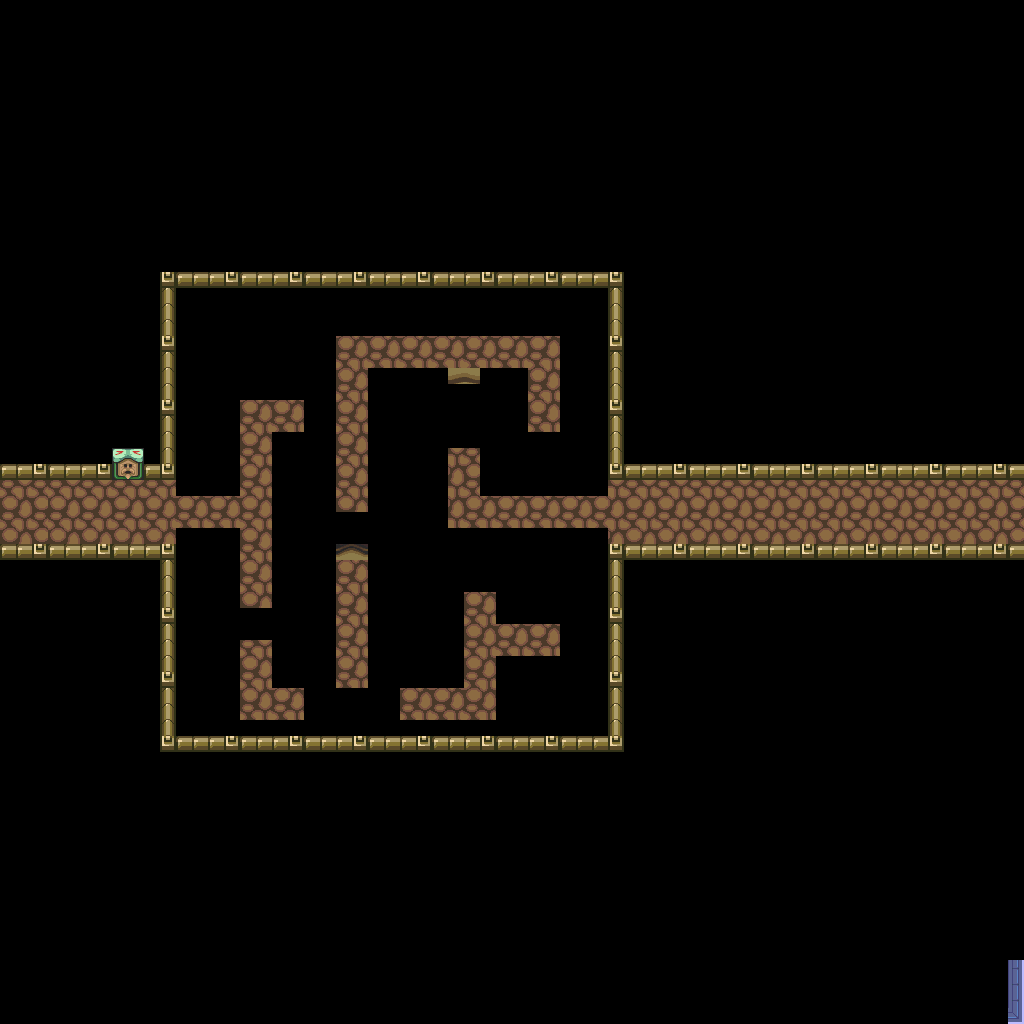

Below is a game level as drawn by its tile map, then a one-line description and the .tmx that defines it (tile-layer data replaced by summaries):
An orthogonal 64x64 tile map with 16x16 px tiles, 1 tile layer (base), 1 hidden layer not drawn and 9 objects.

<map version="1.10" tiledversion="1.12.1" orientation="orthogonal" renderorder="right-down" width="64" height="64" tilewidth="16" tileheight="16" infinite="0" nextlayerid="3" nextobjectid="10">
 <tileset firstgid="1" source="../classiciphone_pics4.tsx" />
 <layer id="1" name="base" width="64" height="64">
  <data>[4096 cells, 4096 non-empty, 18 distinct tile ids]</data>
 </layer>
 <layer id="2" name="collision" width="64" height="64" visible="0">
  <properties><property name="collision" value="true" /></properties>
  <data>[4096 cells, 3764 non-empty, 1 distinct tile ids]</data>
 </layer>
 <objectgroup id="3" name="npcs">
  <object id="1" x="544.0" y="640.0" width="16" height="16">
   <properties>
    <property name="gani" value="pics1.png" />
    <property name="script" type="string">-- Auto-converted from GraalScript
-- // NPC made by Bar Giora
-- setimgpart pics1.png,384,112,16,16;
self.dontblock = true
-- drawunderplayer;</property>
   </properties>
  </object>
  <object id="2" x="496.0" y="624.0" width="16" height="16">
   <properties>
    <property name="gani" value="pics1.png" />
    <property name="script" type="string">-- Auto-converted from GraalScript
-- // NPC made by Bar Giora
-- setimgpart pics1.png,384,112,16,16;
self.dontblock = true
-- drawunderplayer;</property>
   </properties>
  </object>
  <object id="3" x="496.0" y="640.0" width="16" height="16">
   <properties>
    <property name="gani" value="pics1.png" />
    <property name="script" type="string">-- Auto-converted from GraalScript
-- // NPC made by Bar Giora
-- setimgpart pics1.png,384,112,16,16;
self.dontblock = true
-- drawunderplayer;</property>
   </properties>
  </object>
  <object id="4" x="512.0" y="624.0" width="16" height="16">
   <properties>
    <property name="gani" value="pics1.png" />
    <property name="script" type="string">-- Auto-converted from GraalScript
-- // NPC made by Bar Giora
-- setimgpart pics1.png,384,112,16,16;
self.dontblock = true
-- drawunderplayer;</property>
   </properties>
  </object>
  <object id="5" x="512.0" y="640.0" width="16" height="16">
   <properties>
    <property name="gani" value="pics1.png" />
    <property name="script" type="string">-- Auto-converted from GraalScript
-- // NPC made by Bar Giora
-- setimgpart pics1.png,384,112,16,16;
self.dontblock = true
-- drawunderplayer;</property>
   </properties>
  </object>
  <object id="6" x="528.0" y="640.0" width="16" height="16">
   <properties>
    <property name="gani" value="pics1.png" />
    <property name="script" type="string">-- Auto-converted from GraalScript
-- // NPC made by Bar Giora
-- setimgpart pics1.png,384,112,16,16;
self.dontblock = true
-- drawunderplayer;</property>
   </properties>
  </object>
  <object id="7" x="528.0" y="624.0" width="16" height="16">
   <properties>
    <property name="gani" value="pics1.png" />
    <property name="script" type="string">-- Auto-converted from GraalScript
-- // NPC made by Bar Giora
-- setimgpart pics1.png,384,112,16,16;
self.dontblock = true
-- drawunderplayer;</property>
   </properties>
  </object>
  <object id="8" x="544.0" y="624.0" width="16" height="16">
   <properties>
    <property name="gani" value="pics1.png" />
    <property name="script" type="string">-- Auto-converted from GraalScript
-- // NPC made by Bar Giora
-- setimgpart pics1.png,384,112,16,16;
self.dontblock = true
-- drawunderplayer;</property>
   </properties>
  </object>
  <object id="9" x="80.0" y="304.0" width="16" height="16">
   <properties>
    <property name="script" type="string">-- Auto-converted from GraalScript
-- join("level_nopk");</property>
   </properties>
  </object>
 </objectgroup>
</map>
